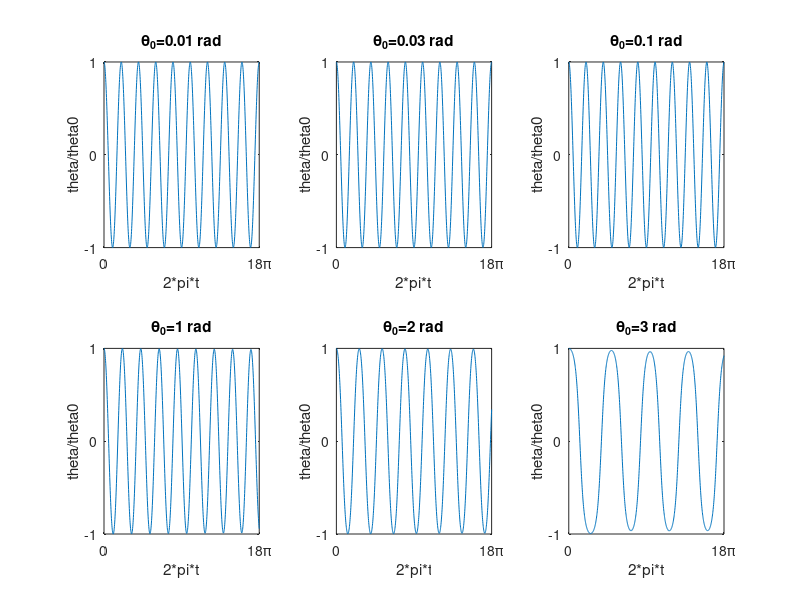

MATLAB code to generate this figure:
clear

theta0=[0.01,0.03,0.1,1.0,2.0,3.0];
g=10
l=10;
t0=0;
tf=9*2*pi;
t = linspace(t0,tf,1000);

for i = 1:length(theta0)
    y0= [theta0(i);0];
    
    f = @(t,y)[y(2);-g/l*sin(y(1))];
        
    odeset('RelTol',1e-6);
    [t,yf] = ode45(f,t,y0)
    
    p(i) = subplot(2,3,i); 
    plot(t,yf(:,1)/y0(1));
    xlim([t0,tf]);
    ylim([-1,1]);
    
    str = strcat('\theta_0=', num2str(theta0(i)), ' rad');
    title(str);
    xlabel('2*pi*t')
    ylabel('theta/theta0')
    xticks([t0 tf]); 
    yticks([-1 0 1]);
    set(gca,'XTickLabel',{'0',strcat(num2str(tf/pi),'\pi')});
    
    max(yf(:,1)/y0(1))
end

pos = get(gcf,'position');
set(gcf,'position',[pos(1:2) 2*pos(3) 1.25*pos(4)]);
%exportgraphics(gcf,'untitled.pdf','ContentType','vector');
        
    